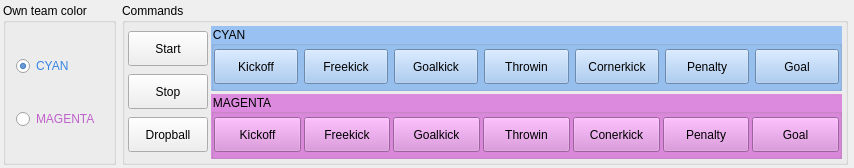
<?xml version="1.0" encoding="UTF-8"?>
<ui version="4.0">
 <class>PlayerServerWidget</class>
 <widget class="QWidget" name="PlayerServer">
  <property name="geometry">
   <rect>
    <x>0</x>
    <y>0</y>
    <width>854</width>
    <height>168</height>
   </rect>
  </property>
  <property name="windowTitle">
   <string>PlayerServer</string>
  </property>
  <layout class="QHBoxLayout" name="horizontalLayout" stretch="0,0,1,0">
   <property name="spacing">
    <number>3</number>
   </property>
   <property name="leftMargin">
    <number>3</number>
   </property>
   <property name="topMargin">
    <number>3</number>
   </property>
   <property name="rightMargin">
    <number>3</number>
   </property>
   <property name="bottomMargin">
    <number>3</number>
   </property>
   <item>
    <widget class="QGroupBox" name="grpColor">
     <property name="title">
      <string>Own team color</string>
     </property>
     <layout class="QVBoxLayout" name="verticalLayout_4">
      <property name="spacing">
       <number>3</number>
      </property>
      <property name="leftMargin">
       <number>10</number>
      </property>
      <property name="topMargin">
       <number>3</number>
      </property>
      <property name="rightMargin">
       <number>0</number>
      </property>
      <property name="bottomMargin">
       <number>3</number>
      </property>
      <item>
       <widget class="QRadioButton" name="rbtnCyan">
        <property name="maximumSize">
         <size>
          <width>100</width>
          <height>16777215</height>
         </size>
        </property>
        <property name="styleSheet">
         <string notr="true">color: rgb(53, 132, 228);</string>
        </property>
        <property name="text">
         <string>CYAN</string>
        </property>
        <property name="checked">
         <bool>true</bool>
        </property>
       </widget>
      </item>
      <item>
       <widget class="QRadioButton" name="rbtnMagenta">
        <property name="maximumSize">
         <size>
          <width>100</width>
          <height>16777215</height>
         </size>
        </property>
        <property name="styleSheet">
         <string notr="true">color: rgb(192, 97, 203);</string>
        </property>
        <property name="text">
         <string>MAGENTA</string>
        </property>
       </widget>
      </item>
     </layout>
    </widget>
   </item>
   <item>
    <widget class="Line" name="line_2">
     <property name="orientation">
      <enum>Qt::Horizontal</enum>
     </property>
    </widget>
   </item>
   <item>
    <widget class="QGroupBox" name="groupBox">
     <property name="styleSheet">
      <string notr="true"/>
     </property>
     <property name="title">
      <string>Commands</string>
     </property>
     <layout class="QHBoxLayout" name="horizontalLayout_4">
      <property name="spacing">
       <number>3</number>
      </property>
      <property name="leftMargin">
       <number>3</number>
      </property>
      <property name="topMargin">
       <number>3</number>
      </property>
      <property name="rightMargin">
       <number>3</number>
      </property>
      <property name="bottomMargin">
       <number>3</number>
      </property>
      <item>
       <layout class="QVBoxLayout" name="verticalLayout_3">
        <item>
         <widget class="QPushButton" name="pushButton_16">
          <property name="minimumSize">
           <size>
            <width>0</width>
            <height>35</height>
           </size>
          </property>
          <property name="maximumSize">
           <size>
            <width>80</width>
            <height>16777215</height>
           </size>
          </property>
          <property name="text">
           <string>Start</string>
          </property>
         </widget>
        </item>
        <item>
         <widget class="QPushButton" name="pushButton_17">
          <property name="minimumSize">
           <size>
            <width>0</width>
            <height>35</height>
           </size>
          </property>
          <property name="maximumSize">
           <size>
            <width>80</width>
            <height>16777215</height>
           </size>
          </property>
          <property name="text">
           <string>Stop</string>
          </property>
         </widget>
        </item>
        <item>
         <widget class="QPushButton" name="pushButton_15">
          <property name="minimumSize">
           <size>
            <width>0</width>
            <height>35</height>
           </size>
          </property>
          <property name="maximumSize">
           <size>
            <width>80</width>
            <height>16777215</height>
           </size>
          </property>
          <property name="text">
           <string>Dropball</string>
          </property>
         </widget>
        </item>
       </layout>
      </item>
      <item>
       <layout class="QVBoxLayout" name="verticalLayout">
        <item>
         <widget class="QGroupBox" name="grpCyan">
          <property name="minimumSize">
           <size>
            <width>100</width>
            <height>0</height>
           </size>
          </property>
          <property name="styleSheet">
           <string notr="true">background-color: rgb(153, 193, 241);</string>
          </property>
          <property name="title">
           <string>CYAN</string>
          </property>
          <layout class="QHBoxLayout" name="horizontalLayout_2">
           <property name="leftMargin">
            <number>0</number>
           </property>
           <property name="topMargin">
            <number>0</number>
           </property>
           <property name="rightMargin">
            <number>0</number>
           </property>
           <property name="bottomMargin">
            <number>0</number>
           </property>
           <item>
            <widget class="QPushButton" name="pushButton">
             <property name="minimumSize">
              <size>
               <width>0</width>
               <height>35</height>
              </size>
             </property>
             <property name="text">
              <string>Kickoff</string>
             </property>
            </widget>
           </item>
           <item>
            <widget class="QPushButton" name="pushButton_2">
             <property name="minimumSize">
              <size>
               <width>0</width>
               <height>35</height>
              </size>
             </property>
             <property name="text">
              <string>Freekick</string>
             </property>
            </widget>
           </item>
           <item>
            <widget class="QPushButton" name="pushButton_3">
             <property name="minimumSize">
              <size>
               <width>0</width>
               <height>35</height>
              </size>
             </property>
             <property name="text">
              <string>Goalkick</string>
             </property>
            </widget>
           </item>
           <item>
            <widget class="QPushButton" name="pushButton_7">
             <property name="minimumSize">
              <size>
               <width>0</width>
               <height>35</height>
              </size>
             </property>
             <property name="text">
              <string>Throwin</string>
             </property>
            </widget>
           </item>
           <item>
            <widget class="QPushButton" name="pushButton_9">
             <property name="minimumSize">
              <size>
               <width>0</width>
               <height>35</height>
              </size>
             </property>
             <property name="text">
              <string>Cornerkick</string>
             </property>
            </widget>
           </item>
           <item>
            <widget class="QPushButton" name="pushButton_11">
             <property name="minimumSize">
              <size>
               <width>0</width>
               <height>35</height>
              </size>
             </property>
             <property name="text">
              <string>Penalty</string>
             </property>
            </widget>
           </item>
           <item>
            <widget class="QPushButton" name="pushButton_13">
             <property name="minimumSize">
              <size>
               <width>0</width>
               <height>35</height>
              </size>
             </property>
             <property name="text">
              <string>Goal</string>
             </property>
            </widget>
           </item>
          </layout>
         </widget>
        </item>
        <item>
         <widget class="QGroupBox" name="grpMagenta">
          <property name="minimumSize">
           <size>
            <width>100</width>
            <height>0</height>
           </size>
          </property>
          <property name="styleSheet">
           <string notr="true">background-color: rgb(220, 138, 221);
</string>
          </property>
          <property name="title">
           <string>MAGENTA</string>
          </property>
          <layout class="QHBoxLayout" name="horizontalLayout_3">
           <property name="spacing">
            <number>3</number>
           </property>
           <property name="leftMargin">
            <number>0</number>
           </property>
           <property name="topMargin">
            <number>0</number>
           </property>
           <property name="rightMargin">
            <number>0</number>
           </property>
           <property name="bottomMargin">
            <number>0</number>
           </property>
           <item>
            <widget class="QPushButton" name="pushButton_4">
             <property name="minimumSize">
              <size>
               <width>0</width>
               <height>35</height>
              </size>
             </property>
             <property name="text">
              <string>Kickoff</string>
             </property>
            </widget>
           </item>
           <item>
            <widget class="QPushButton" name="pushButton_6">
             <property name="minimumSize">
              <size>
               <width>0</width>
               <height>35</height>
              </size>
             </property>
             <property name="text">
              <string>Freekick</string>
             </property>
            </widget>
           </item>
           <item>
            <widget class="QPushButton" name="pushButton_5">
             <property name="minimumSize">
              <size>
               <width>0</width>
               <height>35</height>
              </size>
             </property>
             <property name="text">
              <string>Goalkick</string>
             </property>
            </widget>
           </item>
           <item>
            <widget class="QPushButton" name="pushButton_10">
             <property name="minimumSize">
              <size>
               <width>0</width>
               <height>35</height>
              </size>
             </property>
             <property name="text">
              <string>Throwin</string>
             </property>
            </widget>
           </item>
           <item>
            <widget class="QPushButton" name="pushButton_8">
             <property name="minimumSize">
              <size>
               <width>0</width>
               <height>35</height>
              </size>
             </property>
             <property name="text">
              <string>Conerkick</string>
             </property>
            </widget>
           </item>
           <item>
            <widget class="QPushButton" name="pushButton_12">
             <property name="minimumSize">
              <size>
               <width>0</width>
               <height>35</height>
              </size>
             </property>
             <property name="text">
              <string>Penalty</string>
             </property>
            </widget>
           </item>
           <item>
            <widget class="QPushButton" name="pushButton_14">
             <property name="minimumSize">
              <size>
               <width>0</width>
               <height>35</height>
              </size>
             </property>
             <property name="text">
              <string>Goal</string>
             </property>
            </widget>
           </item>
          </layout>
         </widget>
        </item>
       </layout>
      </item>
     </layout>
    </widget>
   </item>
   <item>
    <widget class="Line" name="line">
     <property name="orientation">
      <enum>Qt::Horizontal</enum>
     </property>
    </widget>
   </item>
  </layout>
 </widget>
 <resources/>
 <connections/>
</ui>
